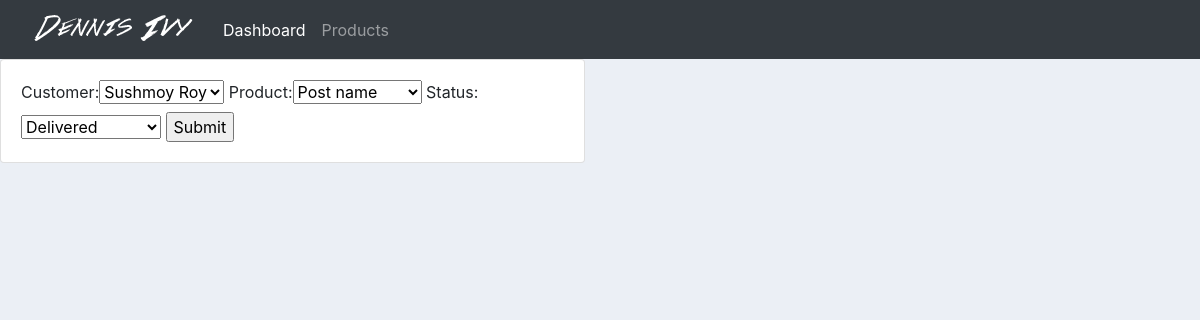
Screenshot of /update_order/4/ with the database file from the repository.
### accounts/models.py (models this page shows, shortened)
class Order(models.Model):
    STATUS = (
        ('Pending', 'Pending'),
        ('Out for delivery', 'Out for delivery'),
        ('Delivered', 'Delivered'),
    )
    customer = models.ForeignKey(Customer, null=True, on_delete=models.SET_NULL)
    product = models.ForeignKey(Product, null=True, on_delete=models.SET_NULL)
    date_created = models.DateTimeField(auto_now_add=True, null=True)
    status = models.CharField(max_length=200, null=True, choices=STATUS)

### accounts/views.py (the view)
# urls.py: path('update_order/<str:pk>/', views.update_order, name="update_order"),
def update_order(request, pk):
    order = Order.objects.get(id=pk)
    form = OrderForm(instance=order)
    if request.method != 'POST':
        pass
    else:
        print("Printing values", request.POST)
        form = OrderForm(request.POST, instance=order)
        if form.is_valid():
            form.save()
            return redirect('/')
    context = {'form': form}
    return render(request, 'accounts/order_form.html', context)

### accounts/form.py
class OrderForm(ModelForm):
    class Meta:
        model = Order
        fields = '__all__'

### accounts/models.py (called while the page is built)
    def __str__(self):
        return self.name

    def __str__(self):
        return self.name

### accounts/templates/accounts/order_form.html (shortened to what this page needs)
{% extends 'accounts/main.html' %}
{% load static %}
{% block content %}
    <div class="row">
        <div class="col-md-6">
            <div class="card card-body">
                <form action="" method="POST">
                    {{ form }}
                    <input type="submit" name="Submit">
                </form>
            </div>
        </div>
    </div>
{% endblock %}

### static/css/main.css (style rules this page uses)
body { background-color: #ebeff5; }

### rows the page displays
Order: customer "Sushmoy Roy", product "Post name", status "Delivered"
